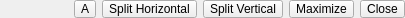
<ui version="4.0" >
 <author></author>
 <comment></comment>
 <exportmacro></exportmacro>
 <class>MultiViewFrameMenu</class>
 <widget class="QWidget" name="MultiViewFrameMenu" >
  <property name="geometry" >
   <rect>
    <x>0</x>
    <y>0</y>
    <width>405</width>
    <height>18</height>
   </rect>
  </property>
  <property name="sizePolicy" >
   <sizepolicy>
    <hsizetype>5</hsizetype>
    <vsizetype>5</vsizetype>
    <horstretch>0</horstretch>
    <verstretch>0</verstretch>
   </sizepolicy>
  </property>
  <property name="minimumSize" >
   <size>
    <width>18</width>
    <height>18</height>
   </size>
  </property>
  <property name="maximumSize" >
   <size>
    <width>16777215</width>
    <height>18</height>
   </size>
  </property>
  <property name="baseSize" >
   <size>
    <width>22</width>
    <height>22</height>
   </size>
  </property>
  <property name="windowTitle" >
   <string>Form</string>
  </property>
  <layout class="QGridLayout" >
   <property name="margin" >
    <number>0</number>
   </property>
   <property name="spacing" >
    <number>0</number>
   </property>
   <item row="0" column="0" >
    <layout class="QHBoxLayout" >
     <property name="margin" >
      <number>0</number>
     </property>
     <property name="spacing" >
      <number>6</number>
     </property>
     <item>
      <widget class="QLabel" name="WindowCaption" >
       <property name="sizePolicy" >
        <sizepolicy>
         <hsizetype>7</hsizetype>
         <vsizetype>5</vsizetype>
         <horstretch>0</horstretch>
         <verstretch>0</verstretch>
        </sizepolicy>
       </property>
       <property name="text" >
        <string/>
       </property>
      </widget>
     </item>
     <item>
      <widget class="QToolButton" name="ActiveButton" >
       <property name="minimumSize" >
        <size>
         <width>16</width>
         <height>16</height>
        </size>
       </property>
       <property name="text" >
        <string>A</string>
       </property>
       <property name="checkable" >
        <bool>true</bool>
       </property>
       <property name="autoRaise" >
        <bool>false</bool>
       </property>
      </widget>
     </item>
     <item>
      <widget class="QToolButton" name="SplitHorizontalButton" >
       <property name="sizePolicy" >
        <sizepolicy>
         <hsizetype>0</hsizetype>
         <vsizetype>0</vsizetype>
         <horstretch>0</horstretch>
         <verstretch>0</verstretch>
        </sizepolicy>
       </property>
       <property name="minimumSize" >
        <size>
         <width>16</width>
         <height>16</height>
        </size>
       </property>
       <property name="text" >
        <string>Split Horizontal</string>
       </property>
       <property name="icon" >
        <iconset resource="pqWidgets.qrc" >:/pqWidgets/pqSplitViewH12.png</iconset>
       </property>
       <property name="autoRaise" >
        <bool>false</bool>
       </property>
      </widget>
     </item>
     <item>
      <widget class="QToolButton" name="SplitVerticalButton" >
       <property name="sizePolicy" >
        <sizepolicy>
         <hsizetype>0</hsizetype>
         <vsizetype>0</vsizetype>
         <horstretch>0</horstretch>
         <verstretch>0</verstretch>
        </sizepolicy>
       </property>
       <property name="minimumSize" >
        <size>
         <width>16</width>
         <height>16</height>
        </size>
       </property>
       <property name="text" >
        <string>Split Vertical</string>
       </property>
       <property name="icon" >
        <iconset resource="pqWidgets.qrc" >:/pqWidgets/pqSplitViewV12.png</iconset>
       </property>
       <property name="autoRaise" >
        <bool>false</bool>
       </property>
      </widget>
     </item>
     <item>
      <widget class="QToolButton" name="MaximizeButton" >
       <property name="sizePolicy" >
        <sizepolicy>
         <hsizetype>0</hsizetype>
         <vsizetype>0</vsizetype>
         <horstretch>0</horstretch>
         <verstretch>0</verstretch>
        </sizepolicy>
       </property>
       <property name="minimumSize" >
        <size>
         <width>16</width>
         <height>16</height>
        </size>
       </property>
       <property name="text" >
        <string>Maximize</string>
       </property>
       <property name="autoRaise" >
        <bool>false</bool>
       </property>
      </widget>
     </item>
     <item>
      <widget class="QToolButton" name="CloseButton" >
       <property name="sizePolicy" >
        <sizepolicy>
         <hsizetype>0</hsizetype>
         <vsizetype>0</vsizetype>
         <horstretch>0</horstretch>
         <verstretch>0</verstretch>
        </sizepolicy>
       </property>
       <property name="minimumSize" >
        <size>
         <width>16</width>
         <height>16</height>
        </size>
       </property>
       <property name="text" >
        <string>Close</string>
       </property>
       <property name="autoRaise" >
        <bool>false</bool>
       </property>
      </widget>
     </item>
    </layout>
   </item>
  </layout>
 </widget>
 <pixmapfunction></pixmapfunction>
 <resources>
  <include location="pqWidgets.qrc" />
 </resources>
 <connections/>
</ui>
